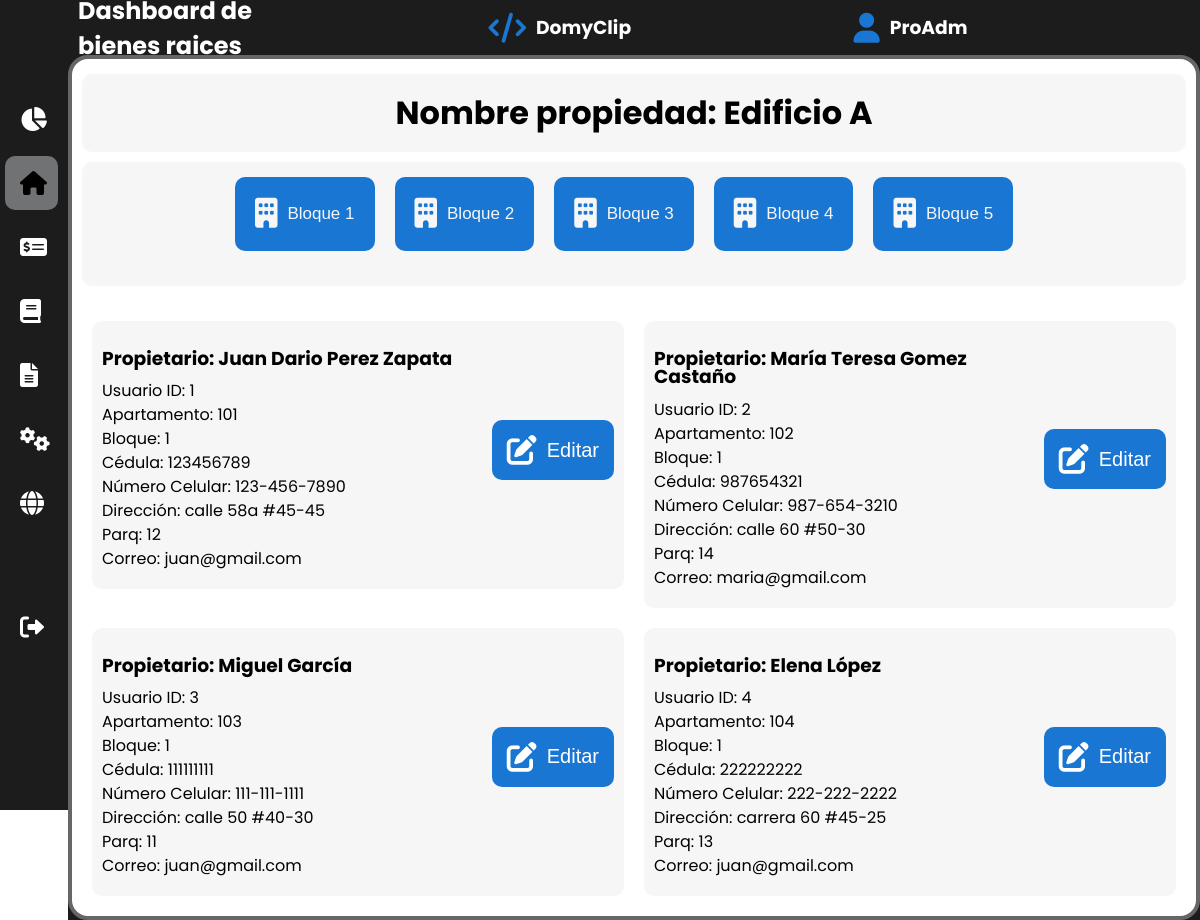
Screenshot of /propietarios/1/ (signed in) with the database file from the repository.
### tables this page shows
CREATE TABLE Edificios (
            ID INTEGER PRIMARY KEY AUTOINCREMENT,
            edificio_id INTEGER NOT NULL,
            usuario_id INTEGER NOT NULL,
            nombre TEXT NOT NULL,
            apartamentos INTEGER NOT NULL,
            direccion TEXT NOT NULL,
            nit TEXT NOT NULL,
            FOREIGN KEY (usuario_id) REFERENCES usuarios(usuario_id)
                   );

CREATE TABLE Propietarios (
            user_id INTEGER PRIMARY KEY AUTOINCREMENT,
            edificio_id INTEGER NOT NULL,
            apto TEXT,
            bloque TEXT NOT NULL,
            nombres TEXT NOT NULL,
            apellidos TEXT NOT NULL,
            parq TEXT,
            cedula TEXT NOT NULL,
            celular TEXT NOT NULL,
            direccion TEXT NOT NULL,
            correo TEXT,
            valoradmin INTERGER,
            valorparq INTERGER,
            cuotaextra INTERGER,
            FOREIGN KEY (edificio_id) REFERENCES edificios(edificio_id)
                   );

### app.py (the view)
@app.route('/propietarios/<int:edificio_id>/')
def propietarios(edificio_id):
    if 'username' in session:  # Verificar si el usuario ha iniciado sesión
        username = session['username']  # Obtener el nombre de usuario de la sesión
    else:
        return redirect('/login')
    nombre_edificio = obtener_nombre_edificio(edificio_id)
    bloques = obtener_bloques(edificio_id)  # Agregar esta línea para obtener los bloques
    propietarios_por_bloque = {}
    for bloque in bloques:
        propietarios_por_bloque[bloque] = obtener_propietarios_por_bloque(edificio_id, bloque)
    return render_template('propietarios.html', edificio_id=edificio_id, nombre_edificio=nombre_edificio,
                           username=username, bloques=bloques, propietarios_por_bloque=propietarios_por_bloque)

### app.py (called while the page is built)
def obtener_nombre_edificio(edificio_id):
    conn = sqlite3.connect(DATABASE)
    cursor = conn.cursor()
    cursor.execute("SELECT nombre FROM Edificios WHERE edificio_id = ?", (edificio_id,))
    nombre_edificio = cursor.fetchone()[0]
    conn.close()
    return nombre_edificio

def obtener_bloques(edificio_id):
    conn = sqlite3.connect(DATABASE)
    cursor = conn.cursor()
    cursor.execute("SELECT DISTINCT bloque FROM Propietarios WHERE edificio_id = ?", (edificio_id,))
    bloques = [row[0] for row in cursor.fetchall()]
    conn.close()
    return bloques

def obtener_propietarios_por_bloque(edificio_id, bloque):
    conn = sqlite3.connect(DATABASE)
    cursor = conn.cursor()
    cursor.execute("SELECT user_id, nombres, apellidos, apto, cedula, celular, direccion, parq, correo, valoradmin, valorparq, cuotaextra FROM Propietarios WHERE edificio_id = ? AND bloque = ?", (edificio_id, bloque))
    propietarios = cursor.fetchall()
    conn.close()
    return propietarios

### templates/propietarios.html (shortened to what this page needs)
<!DOCTYPE html>
<html lang="es">
<head>
    <link rel="stylesheet" href="https://cdnjs.cloudflare.com/ajax/libs/font-awesome/6.0.0/css/all.min.css"
 />
<link rel="stylesheet" href="{{ url_for('static', filename='Dashboard.css') }}">
<link rel="stylesheet" href="{{ url_for('static', filename='header_sidebar.css') }}">
</head>
<body>
    <header class="header">
        <div class="top-menu">
            <div class="Version">
                <h4>Dashboard de bienes raices</h4>
            </div>
            <div class="logo">
                <i class="fas fa-code"></i>
                <h3>DomyClip</h3>
            </div>
            <div class="icon">
                <i class="fas fa-user"></i>
                <h3>{{ session['username'] }}</h3>
            </div>
        </div>
    </header>
    <main class="main">
        <div class="circulo">
            <div class="titulo">
                <h1>Nombre propiedad: {{ nombre_edificio }}</h1>
            </div>
            <div class="propietarios-section">
                <div class="botones-bloque">
                    {% for bloque in bloques %}
                    <button class="bloque-btn" onclick="togglePropietarios({{ bloque }})">
                        <div class="icon-container">
                            <i class="fas fa-building"></i>
                        </div>
                        Bloque {{ bloque }}
                    </button>
                    {% endfor %}
                </div>
                {% for bloque, propietarios in propietarios_por_bloque.items() %}
                <div class="bloque" id="bloque{{ bloque }}" style="display: none;">
                    <div class="propietarios" id="propietarios{{ bloque }}">
                        <div class="row">
                            {% for propietario in propietarios %}
                            <div class="col-md-6">
                                <div class="prop">
                                    <div class="contenido">
                                        <div class="texto">
                                            <h3>Propietario: {{ propietario[1] }} {{ propietario[2] }}</h3>
                                            <p>Usuario ID: {{ propietario[0] }}</p>
                                            <p>Apartamento: {{ propietario[3] }}</p>
                                            <p>Bloque: {{ bloque }}</p>
                                            <p>Cédula: {{ propietario[4] }}</p>
                                            <p>Número Celular: {{ propietario[5] }}</p>
                                            <p>Dirección: {{ propietario[6] }}</p>
                                            <p>Parq: {{propietario[7] }}</p>
                                            <p>Correo: {{ propietario[8] }}</p>
                                        </div>
                                        <div class="cont_boton">
                                            <button class="boton" onclick="abrirModalEditarPropietario('{{ propietario[0] }}', '{{ propietario[1] }}', '{{ propietario[2] }}', '{{ propietario[3] }}', '{{ bloque }}', '{{ propietario[4] }}', '{{ propietario[5] }}', '{{ propietario[6] }}', '{{ propietario[7] }}', '{{ propietario[8] }}')">
                                                <i class="fas fa-edit"></i>
                                                Editar
                                            </button>
                                        </div>
                                    </div>
                                </div>
                            </div>
                            {% endfor %}
                        </div>
                    </div>
                </div>
                {% endfor %}
            </div>
        </div>
    </main>
    <section class="sidebar">
        <div class="menu">
            <a href="/estadisticas/{{ edificio_id }}" class="enlace">
                <i class="fas fa-chart-pie"></i>
            </a>
            <a href="" class="enlace activo">
                <i class="fas fa-home"></i>
            </a>
            <a href="/pagos/{{ edificio_id }}" class="enlace">
                <i class="fas fa-money-check-alt"></i>
            </a>
            <a href="/contabilidad/{{ edificio_id }}" class="enlace">
                <i class="fas fa-book"></i>
            </a>
            <a href="/informes/{{ edificio_id }}" class="enlace">
                <i class="fas fa-file-alt"></i>
            </a>
            <a href="/configuracion/{{ edificio_id }}" class="enlace">
                <i class="fas fa-cogs"></i>
            </a>
            <div class="enlace" onclick="webdomotycort()">
                <i class="fas fa-globe"></i>
            </div>
            <div class="cerrar">
                <a href="{{ url_for('logout') }}">
                    <i class="fas fa-sign-out-alt"></i>
                </a>
            </div>
        </div>
    </section>
</body>
</html>

### static/Dashboard.css (style rules this page uses)
.main { background-color: #1c1c1c; grid-area: main; display: grid; }
.circulo { width: 100%; height: 100%; border-radius: 20px; background-color: #fff; border: 4px solid #666666; box-sizing: border-box; padding: 10px; }
.titulo h1 { display: flex; flex-wrap: wrap; justify-content: center; background-color: #f6f6f6; border-radius: 10px; padding: 15px; margin-top: 5px; margin-bottom: 5px; }
.propietarios-section { display: grid; gap: 20px; }
.botones-bloque { display: flex; flex-wrap: wrap; justify-content: center; background-color: #f6f6f6; border-radius: 10px; padding: 15px; margin-top: 5px; margin-bottom: 5px; }
.bloque-btn { background-color: #1976d2; color: #f6f6f6; font-size: 17px; border: none; border-radius: 10px; padding: 20px 20px; margin-bottom: 20px; margin-right: 20px; cursor: pointer; transition: background-color 0.3s ease-in-out; display: flex; align-items: center; }
.icon-container { margin-right: 10px; font-size: 30px; }
.prop { background-color: #f6f6f6; border-radius: 10px; padding: 10px; margin: 10px; }
.row { display: flex; flex-wrap: wrap; }
.col-md-6 { flex: 0 0 50%; max-width: 50%; }
.contenido { display: flex; align-items: center; }
.texto { flex: 80%; font-size: 16px; line-height: 1; overflow: auto; }
.texto p { line-height: 0.5; }
.cont_boton { flex: 20%; text-align: right; display: flex; align-items: center; justify-content: center; }
.cont_boton i { font-size: 30px; margin-right: 10px; }
.boton { background-color: #1976d2; color: white; border: none; border-radius: 10px; padding: 15px 15px; font-size: 20px; cursor: pointer; transition: color 0.3s ease-in-out; display: flex; align-items: center; justify-content: center; height: 100%; margin-bottom: 10px; }

### static/header_sidebar.css (style rules this page uses)
body { height: 100vh; display: grid; grid-template-columns: 68px 1fr; grid-template-rows: 55px 1fr; grid-template-areas: "side header" "side main"; margin: 0; font-family: "Poppins", sans-serif; }
.header { background-color: #1c1c1c; grid-area: header; display: flex; align-items: center; justify-content: center; padding: 10px; }
.top-menu { display: flex; align-items: center; justify-content: center; width: 100%; }
.header h3 { color: #ffffff; }
.logo, .Version, .icon { margin-right: 20%; display: flex; align-items: center; color: #ffffff; }
.logo i, .icon i { font-size: 30px; color: #1976d2; margin-right: 10px; }
.header h4 { color: #ffffff; font-size: 24px; font-weight: 700; }
.sidebar { width: 58px; height: 100vh; background: #1c1c1c; padding: 5px; transition: width 0.3s ease; grid-area: side; display: flex; flex-direction: column; justify-content: center; position: fixed; }
.menu { display: flex; flex-direction: column; }
.menu .enlace { width: 40%; transition: width 0.3s ease; padding: 15px; border-radius: 10px; display: flex; align-items: center; margin-bottom: 10px; cursor: pointer; font-size: 16px; color: #fff; text-decoration: none; position: relative; }
.menu .cerrar { width: 40%; transition: width 0.3s ease; padding: 15px; margin: 60px 0; border-radius: 10px; display: flex; align-items: center; cursor: pointer; font-size: 16px; color: #fff; text-decoration: none; position: relative; }
.menu .enlace i, .menu .cerrar i { margin-right: 15px; font-size: 24px; color: #fff; }
.menu .enlace.activo, .menu .cerrar.activo { background-color: #c3c5ca81; }
.menu .enlace.activo i, .menu .cerrar.activo i { color: #000000; }

### rows the page displays
Edificios: username "ProAdm", nombre "Edificio A"
Propietarios: nombres "Juan Dario", apellidos "Perez Zapata", user_id "1", apto "101", bloque "1", cedula "123456789", celular "123-456-7890", direccion "calle 58a #45-45", parq "12", correo "juan@gmail.com"
Propietarios: nombres "María Teresa", apellidos "Gomez Castaño", user_id "2", apto "102", bloque "1", cedula "987654321", celular "987-654-3210", direccion "calle 60 #50-30", parq "14", correo "maria@gmail.com"
Propietarios: nombres "Miguel", apellidos "García", user_id "3", apto "103", bloque "1", cedula "111111111", celular "111-111-1111", direccion "calle 50 #40-30", parq "11", correo "juan@gmail.com"
Propietarios: nombres "Elena", apellidos "López", user_id "4", apto "104", bloque "1", cedula "222222222", celular "222-222-2222", direccion "carrera 60 #45-25", parq "13", correo "juan@gmail.com"

### other values shown
{{ bloque }} "1" "2" "3" "4" "5"
